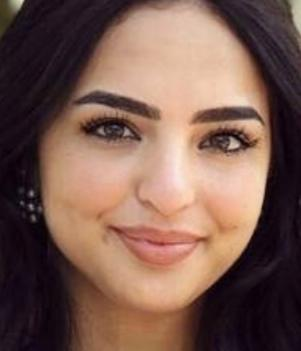
#> input picture Data/me.jpeg, 301 x 351 px
$ jupyter execute --allow-errors EigenFaces.ipynb   (shell and % lines are left out)
#> lines starting #> are read from the running program, lines starting #| are printed output that depends on the picture
# EigenFaces

Before we begin, ask a friend to take a picture of you from a distance of around 1m with the default focus of ypour phone. Then, crop the image on your computer so it would contain only your face with a bit of a background. Save it with the name of "me" and locate it within the empty folder called "Data". Do not change the orders of folders. Keep the same order as in the zip file of HW3. You may also use a face out of the dataset as you would see later on but it is much more impressive if you do it with your face image.

[cell 1]
import numpy as np
import itertools
from tqdm import tqdm
import pickle
import sys
import pandas as pd
import matplotlib as mpl
import seaborn as sns
import matplotlib.pyplot as plt
mpl.style.use(['ggplot'])
plt.rcParams['axes.labelsize'] = 14
plt.rcParams['xtick.labelsize'] = 12
plt.rcParams['ytick.labelsize'] = 12
from sklearn.model_selection import train_test_split
from sklearn.preprocessing import StandardScaler
from sklearn.pipeline import Pipeline
from IPython.display import display, clear_output

from PIL import Image
from sklearn.datasets import fetch_lfw_people
from sklearn.decomposition import PCA

We will start by loading a dataset of human faces out of `scikit-learn` datasets.

[cell 2]
# Load data
#lfw_dataset = fetch_lfw_people(min_faces_per_person=0)
#_, h, w = lfw_dataset.images.shape
#X = lfw_dataset.data
h = 62
w = 47
#> (the rest of this cell did not finish here and is left out)

13,233 images were flattened and stacked in the matrix $X$ so every row is an image and every column is a pixel. We can see that by the shape of $X$.

#> (a cell that did not finish here is left out)

Let's see some of the images of the original dataset:

[cell 4]
def plot_gallery(images, h, w,rows=3, cols=4):
    plt.figure(figsize=(10,10))
    for i in range(rows * cols):
        plt.subplot(rows, cols, i + 1)
        plt.imshow(images[i, :].reshape((h, w)), cmap=plt.cm.gray)
        plt.xticks(())
        plt.yticks(())
    plt.show()

#> (a cell that did not finish here is left out)

Before we use the `PCA` package, we have to center our data. The center of our data ($\mu$) is the mean of each pixel along all of our images. Thus, the center has 2914 elements where the first element is the mean of all of the images' "first" pixels, the second is the mean of all of the images' "second" pixels etc. Notice that the images are already flattened in $X$ which might help you.

Calculate $\mu$ of $X$ and center every image in $X$ (row vector) according to $\mu$. Keep $X$ with same name `X`.

**Bonus**: Applying centering without a single loop would give you extra credit points.

#> (a cell that did not finish here is left out)

Now fit a PCA model on $X$ with 1000 components and without whitening.

[cell 7]
#----------------------------Implement your code here-----------------------
pca=PCA(n_components=1000,whiten=False,random_state=20)
#> (the rest of this cell did not finish here and is left out)

---

<span style="color:red">***Question:***</span> *If we now have 1000 eigenvectors, by how many dimensions we have reduced our data?*

---

---

<span style="color:red">***Answer:***</span> *answer here*

if we have only 1000 eigenvetors, we have reduced our data by 2914-1000=1914

---

Calculate the precentage of "energy" preserved in these 1000 vectors.

---

<span style="color:red">***Answer:***</span> *Canceled :) :) :) :) :) :) :) :) :) :) :) :) :) :) :) :) :) :) :) :) :) :) :)*

---

Let's see these eigenfaces!

[cell 8]
def plot_eigenfaces(eigenvec_mat, h, w, rows=3, cols=4):
    plt.figure(figsize=(10,10))
    for i in range(rows * cols):
        plt.subplot(rows, cols, i + 1)
        plt.imshow(eigenvec_mat[i, :].reshape((h, w)), cmap=plt.cm.gray)
        plt.title("$u_{" + str(i+1) + "}$")
        plt.xticks(())
        plt.yticks(())
    plt.show()

`eigenvec_mat` is the matrix of the eigenvectors calculated where every row is an eigenvector and the first row has the highest eigenvalue and the second row has the next highest eigenvalue etc. Think where this matrix was calculated in the process.

#> (a cell that did not finish here is left out)

If you got it right, you should see those "ghosts" we talked about.

And now, let's move on towards the more interesting part! We will start by showing your resized gray level face image. It might be a bit distorted due to resizing. Change the format of `.jpg` as needed.

[cell 10]
img_format = '.jpeg' # change the format according to your image. Do not delete the dot sign before the format name
image = Image.open('Data/me' + img_format)
#> image is the input picture: PIL image 301x351 RGB; mean R, G, B 121.5, 90.8, 79.8
gray = image.convert('L')
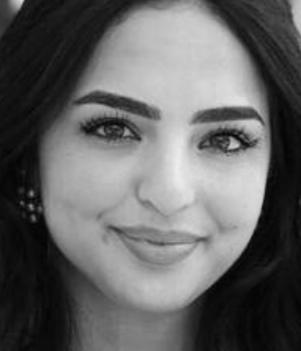
#> gray: PIL image 301x351 L; min 3, max 239, mean 98.8
g = gray.resize((w, h))
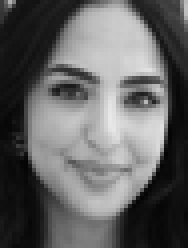
#> g: PIL image 47x62 L (shown 4 times larger); min 3, max 232, mean 98.7
orig = np.asarray(g).astype('float32')
plt.imshow(orig, cmap=plt.cm.gray)
#> (this line was passed over: IPython is not available in this run)
plt.grid(False)
#> (this line was passed over: IPython is not available in this run)

Now we should flatten our image and center it by the same $\mu$ vector you calculated before. Name the $\mu$ vector as `mu_orig`. If you don't want\can't use your image, or if you just want to have a sanity check, you can run the two lines (shown in comment) instead of the one above in the next cell.

[cell 11]
flattened_img = np.asarray(g).astype('float32').flatten()
#> flattened_img = 2914 values, max 232 at index 1390, min 3 at index 1827, mean 98.74

# flattened_img = X[50] + mu_orig
# orig = flattened_img.reshape((h, w))
